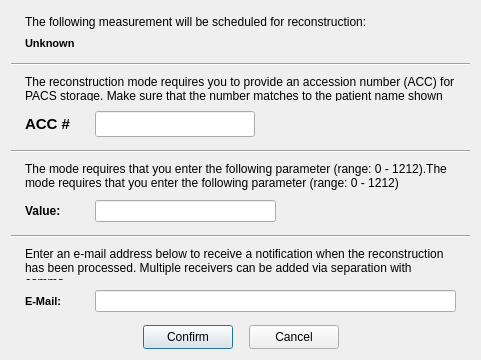
<?xml version="1.0" encoding="UTF-8"?>
<ui version="4.0">
 <class>ortConfirmationDialog</class>
 <widget class="QDialog" name="ortConfirmationDialog">
  <property name="geometry">
   <rect>
    <x>0</x>
    <y>0</y>
    <width>481</width>
    <height>360</height>
   </rect>
  </property>
  <property name="minimumSize">
   <size>
    <width>0</width>
    <height>360</height>
   </size>
  </property>
  <property name="maximumSize">
   <size>
    <width>16777215</width>
    <height>360</height>
   </size>
  </property>
  <property name="windowTitle">
   <string>Dialog</string>
  </property>
  <layout class="QVBoxLayout" name="verticalLayout_4">
   <property name="spacing">
    <number>4</number>
   </property>
   <item>
    <widget class="QFrame" name="patientFrame">
     <property name="frameShape">
      <enum>QFrame::NoFrame</enum>
     </property>
     <property name="frameShadow">
      <enum>QFrame::Raised</enum>
     </property>
     <layout class="QVBoxLayout" name="verticalLayout">
      <property name="spacing">
       <number>8</number>
      </property>
      <property name="leftMargin">
       <number>14</number>
      </property>
      <property name="topMargin">
       <number>4</number>
      </property>
      <property name="rightMargin">
       <number>14</number>
      </property>
      <property name="bottomMargin">
       <number>9</number>
      </property>
      <item>
       <widget class="QLabel" name="informationLabel">
        <property name="text">
         <string>&lt;html&gt;&lt;head/&gt;&lt;body&gt;&lt;p&gt;The following measurement will be scheduled for reconstruction:&lt;/p&gt;&lt;/body&gt;&lt;/html&gt;</string>
        </property>
        <property name="alignment">
         <set>Qt::AlignLeading|Qt::AlignLeft|Qt::AlignTop</set>
        </property>
       </widget>
      </item>
      <item>
       <widget class="QLabel" name="patientInformationLabel">
        <property name="sizePolicy">
         <sizepolicy hsizetype="Preferred" vsizetype="Preferred">
          <horstretch>0</horstretch>
          <verstretch>0</verstretch>
         </sizepolicy>
        </property>
        <property name="maximumSize">
         <size>
          <width>500</width>
          <height>16777215</height>
         </size>
        </property>
        <property name="font">
         <font>
          <pointsize>8</pointsize>
          <weight>75</weight>
          <bold>true</bold>
         </font>
        </property>
        <property name="text">
         <string>Unknown</string>
        </property>
        <property name="scaledContents">
         <bool>false</bool>
        </property>
        <property name="indent">
         <number>-1</number>
        </property>
       </widget>
      </item>
     </layout>
    </widget>
   </item>
   <item>
    <widget class="Line" name="line">
     <property name="orientation">
      <enum>Qt::Horizontal</enum>
     </property>
    </widget>
   </item>
   <item>
    <widget class="QFrame" name="accessionFrame">
     <property name="minimumSize">
      <size>
       <width>0</width>
       <height>76</height>
      </size>
     </property>
     <property name="maximumSize">
      <size>
       <width>16777215</width>
       <height>76</height>
      </size>
     </property>
     <property name="frameShape">
      <enum>QFrame::NoFrame</enum>
     </property>
     <property name="frameShadow">
      <enum>QFrame::Raised</enum>
     </property>
     <layout class="QVBoxLayout" name="verticalLayout_2">
      <property name="spacing">
       <number>10</number>
      </property>
      <property name="leftMargin">
       <number>14</number>
      </property>
      <property name="topMargin">
       <number>5</number>
      </property>
      <property name="rightMargin">
       <number>14</number>
      </property>
      <property name="bottomMargin">
       <number>9</number>
      </property>
      <item>
       <widget class="QLabel" name="accLabel">
        <property name="sizePolicy">
         <sizepolicy hsizetype="Preferred" vsizetype="Preferred">
          <horstretch>0</horstretch>
          <verstretch>0</verstretch>
         </sizepolicy>
        </property>
        <property name="text">
         <string>&lt;html&gt;&lt;head/&gt;&lt;body&gt;&lt;p&gt;The reconstruction mode requires you to provide an accession number (ACC) for PACS storage. Make sure that the number matches to the patient name shown above.&lt;/p&gt;&lt;/body&gt;&lt;/html&gt;</string>
        </property>
        <property name="alignment">
         <set>Qt::AlignLeading|Qt::AlignLeft|Qt::AlignTop</set>
        </property>
        <property name="wordWrap">
         <bool>true</bool>
        </property>
       </widget>
      </item>
      <item>
       <layout class="QHBoxLayout" name="horizontalLayout_3">
        <item>
         <widget class="QLabel" name="accEditLabel">
          <property name="minimumSize">
           <size>
            <width>60</width>
            <height>0</height>
           </size>
          </property>
          <property name="maximumSize">
           <size>
            <width>60</width>
            <height>16777215</height>
           </size>
          </property>
          <property name="font">
           <font>
            <pointsize>11</pointsize>
            <weight>75</weight>
            <bold>true</bold>
           </font>
          </property>
          <property name="text">
           <string>ACC #</string>
          </property>
         </widget>
        </item>
        <item>
         <widget class="QLineEdit" name="accEdit">
          <property name="maximumSize">
           <size>
            <width>160</width>
            <height>16777215</height>
           </size>
          </property>
          <property name="font">
           <font>
            <pointsize>11</pointsize>
            <weight>75</weight>
            <bold>true</bold>
           </font>
          </property>
          <property name="inputMask">
           <string>&gt;NNNNNNNNNNNN</string>
          </property>
         </widget>
        </item>
        <item>
         <spacer name="horizontalSpacer_4">
          <property name="orientation">
           <enum>Qt::Horizontal</enum>
          </property>
          <property name="sizeHint" stdset="0">
           <size>
            <width>40</width>
            <height>20</height>
           </size>
          </property>
         </spacer>
        </item>
       </layout>
      </item>
     </layout>
    </widget>
   </item>
   <item>
    <widget class="Line" name="accessionLine">
     <property name="minimumSize">
      <size>
       <width>0</width>
       <height>3</height>
      </size>
     </property>
     <property name="orientation">
      <enum>Qt::Horizontal</enum>
     </property>
    </widget>
   </item>
   <item>
    <widget class="QFrame" name="paramFrame">
     <property name="sizePolicy">
      <sizepolicy hsizetype="Preferred" vsizetype="MinimumExpanding">
       <horstretch>0</horstretch>
       <verstretch>0</verstretch>
      </sizepolicy>
     </property>
     <property name="minimumSize">
      <size>
       <width>0</width>
       <height>74</height>
      </size>
     </property>
     <property name="maximumSize">
      <size>
       <width>16777215</width>
       <height>74</height>
      </size>
     </property>
     <property name="frameShape">
      <enum>QFrame::NoFrame</enum>
     </property>
     <property name="frameShadow">
      <enum>QFrame::Raised</enum>
     </property>
     <layout class="QVBoxLayout" name="verticalLayout_5">
      <property name="spacing">
       <number>10</number>
      </property>
      <property name="leftMargin">
       <number>14</number>
      </property>
      <property name="topMargin">
       <number>5</number>
      </property>
      <property name="rightMargin">
       <number>14</number>
      </property>
      <item>
       <widget class="QLabel" name="paramDescription">
        <property name="sizePolicy">
         <sizepolicy hsizetype="Preferred" vsizetype="Minimum">
          <horstretch>0</horstretch>
          <verstretch>0</verstretch>
         </sizepolicy>
        </property>
        <property name="text">
         <string>&lt;html&gt;&lt;head/&gt;&lt;body&gt;&lt;p&gt;The mode requires that you enter the following parameter (range: 0 - 1212).The mode requires that you enter the following parameter (range: 0 - 1212)&lt;/p&gt;&lt;/body&gt;&lt;/html&gt;</string>
        </property>
        <property name="alignment">
         <set>Qt::AlignLeading|Qt::AlignLeft|Qt::AlignTop</set>
        </property>
        <property name="wordWrap">
         <bool>true</bool>
        </property>
       </widget>
      </item>
      <item>
       <layout class="QHBoxLayout" name="horizontalLayout_4">
        <item>
         <widget class="QLabel" name="paramLabel">
          <property name="minimumSize">
           <size>
            <width>60</width>
            <height>0</height>
           </size>
          </property>
          <property name="font">
           <font>
            <weight>75</weight>
            <bold>true</bold>
           </font>
          </property>
          <property name="text">
           <string>Value:</string>
          </property>
         </widget>
        </item>
        <item>
         <widget class="QLineEdit" name="paramEdit">
          <property name="inputMask">
           <string>000000000000</string>
          </property>
         </widget>
        </item>
        <item>
         <spacer name="horizontalSpacer_3">
          <property name="orientation">
           <enum>Qt::Horizontal</enum>
          </property>
          <property name="sizeHint" stdset="0">
           <size>
            <width>40</width>
            <height>20</height>
           </size>
          </property>
         </spacer>
        </item>
       </layout>
      </item>
      <item>
       <spacer name="verticalSpacer_2">
        <property name="orientation">
         <enum>Qt::Vertical</enum>
        </property>
        <property name="sizeType">
         <enum>QSizePolicy::MinimumExpanding</enum>
        </property>
        <property name="sizeHint" stdset="0">
         <size>
          <width>20</width>
          <height>0</height>
         </size>
        </property>
       </spacer>
      </item>
     </layout>
    </widget>
   </item>
   <item>
    <widget class="Line" name="paramLine">
     <property name="minimumSize">
      <size>
       <width>0</width>
       <height>3</height>
      </size>
     </property>
     <property name="orientation">
      <enum>Qt::Horizontal</enum>
     </property>
    </widget>
   </item>
   <item>
    <widget class="QFrame" name="notificationFrame">
     <property name="minimumSize">
      <size>
       <width>0</width>
       <height>72</height>
      </size>
     </property>
     <property name="frameShape">
      <enum>QFrame::NoFrame</enum>
     </property>
     <property name="frameShadow">
      <enum>QFrame::Raised</enum>
     </property>
     <layout class="QVBoxLayout" name="verticalLayout_3">
      <property name="spacing">
       <number>10</number>
      </property>
      <property name="leftMargin">
       <number>14</number>
      </property>
      <property name="topMargin">
       <number>5</number>
      </property>
      <property name="rightMargin">
       <number>14</number>
      </property>
      <property name="bottomMargin">
       <number>9</number>
      </property>
      <item>
       <widget class="QLabel" name="NotificationLabel">
        <property name="text">
         <string>&lt;html&gt;&lt;head/&gt;&lt;body&gt;&lt;p&gt;Enter an e-mail address below to receive a notification when the reconstruction has been processed. Multiple receivers can be added via separation with comma.&lt;/p&gt;&lt;/body&gt;&lt;/html&gt;</string>
        </property>
        <property name="alignment">
         <set>Qt::AlignLeading|Qt::AlignLeft|Qt::AlignTop</set>
        </property>
        <property name="wordWrap">
         <bool>true</bool>
        </property>
       </widget>
      </item>
      <item>
       <layout class="QHBoxLayout" name="horizontalLayout_2">
        <item>
         <widget class="QLabel" name="mailEditLabel">
          <property name="minimumSize">
           <size>
            <width>60</width>
            <height>0</height>
           </size>
          </property>
          <property name="maximumSize">
           <size>
            <width>60</width>
            <height>16777215</height>
           </size>
          </property>
          <property name="font">
           <font>
            <pointsize>8</pointsize>
            <weight>75</weight>
            <bold>true</bold>
           </font>
          </property>
          <property name="text">
           <string>E-Mail:</string>
          </property>
         </widget>
        </item>
        <item>
         <widget class="QLineEdit" name="mailEdit">
          <property name="contextMenuPolicy">
           <enum>Qt::CustomContextMenu</enum>
          </property>
         </widget>
        </item>
       </layout>
      </item>
     </layout>
    </widget>
   </item>
   <item>
    <spacer name="verticalSpacer">
     <property name="orientation">
      <enum>Qt::Vertical</enum>
     </property>
     <property name="sizeHint" stdset="0">
      <size>
       <width>20</width>
       <height>40</height>
      </size>
     </property>
    </spacer>
   </item>
   <item>
    <layout class="QHBoxLayout" name="horizontalLayout">
     <property name="spacing">
      <number>16</number>
     </property>
     <item>
      <spacer name="horizontalSpacer">
       <property name="orientation">
        <enum>Qt::Horizontal</enum>
       </property>
       <property name="sizeHint" stdset="0">
        <size>
         <width>40</width>
         <height>20</height>
        </size>
       </property>
      </spacer>
     </item>
     <item>
      <widget class="QPushButton" name="confirmButton">
       <property name="minimumSize">
        <size>
         <width>90</width>
         <height>24</height>
        </size>
       </property>
       <property name="text">
        <string>Confirm</string>
       </property>
       <property name="default">
        <bool>true</bool>
       </property>
      </widget>
     </item>
     <item>
      <widget class="QPushButton" name="cancelButton">
       <property name="minimumSize">
        <size>
         <width>90</width>
         <height>24</height>
        </size>
       </property>
       <property name="text">
        <string>Cancel</string>
       </property>
      </widget>
     </item>
     <item>
      <spacer name="horizontalSpacer_2">
       <property name="orientation">
        <enum>Qt::Horizontal</enum>
       </property>
       <property name="sizeHint" stdset="0">
        <size>
         <width>40</width>
         <height>20</height>
        </size>
       </property>
      </spacer>
     </item>
    </layout>
   </item>
  </layout>
  <zorder>patientFrame</zorder>
  <zorder>line</zorder>
  <zorder>accessionFrame</zorder>
  <zorder>accessionLine</zorder>
  <zorder>notificationFrame</zorder>
  <zorder>paramLine</zorder>
  <zorder>paramFrame</zorder>
 </widget>
 <resources/>
 <connections/>
</ui>
